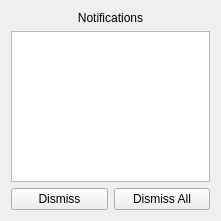
   <widget class="QWidget" name="layoutWidget">
    <property name="geometry">
     <rect>
      <x>10</x>
      <y>10</y>
      <width>221</width>
      <height>221</height>
     </rect>
    </property>
    <layout class="QVBoxLayout" name="verticalLayout_12">
     <property name="sizeConstraint">
      <enum>QLayout::SetMaximumSize</enum>
     </property>
     <item>
      <widget class="QLabel" name="notifications_label">
       <property name="sizePolicy">
        <sizepolicy hsizetype="Preferred" vsizetype="Fixed">
         <horstretch>0</horstretch>
         <verstretch>0</verstretch>
        </sizepolicy>
       </property>
       <property name="text">
        <string>Notifications</string>
       </property>
       <property name="alignment">
        <set>Qt::AlignCenter</set>
       </property>
      </widget>
     </item>
     <item>
      <widget class="QListWidget" name="notifications_listWidget"/>
     </item>
     <item>
      <layout class="QHBoxLayout" name="horizontalLayout_5">
       <property name="sizeConstraint">
        <enum>QLayout::SetFixedSize</enum>
       </property>
       <item>
        <widget class="QPushButton" name="dismiss_notification_pushButton">
         <property name="sizePolicy">
          <sizepolicy hsizetype="Preferred" vsizetype="Fixed">
           <horstretch>0</horstretch>
           <verstretch>0</verstretch>
          </sizepolicy>
         </property>
         <property name="text">
          <string>Dismiss</string>
         </property>
        </widget>
       </item>
       <item>
        <widget class="QPushButton" name="dismiss_all_notifications_pushButton">
         <property name="sizePolicy">
          <sizepolicy hsizetype="Preferred" vsizetype="Fixed">
           <horstretch>0</horstretch>
           <verstretch>0</verstretch>
          </sizepolicy>
         </property>
         <property name="text">
          <string>Dismiss All</string>
         </property>
        </widget>
       </item>
      </layout>
     </item>
    </layout>
   </widget>
